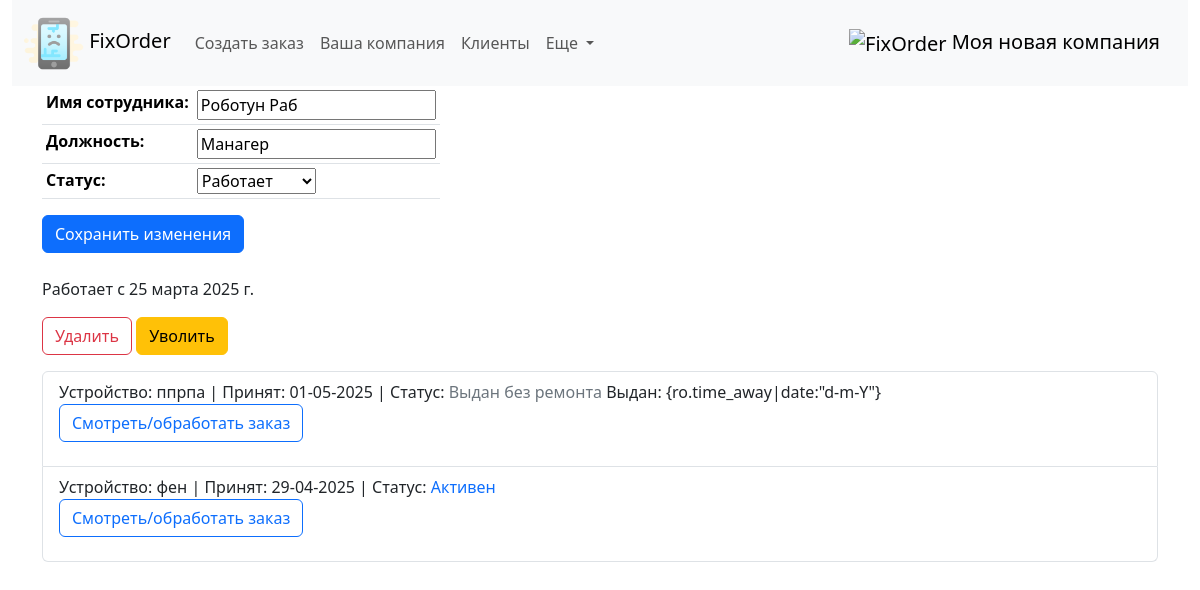
Page /editemployee/2/ on the earlier database version.
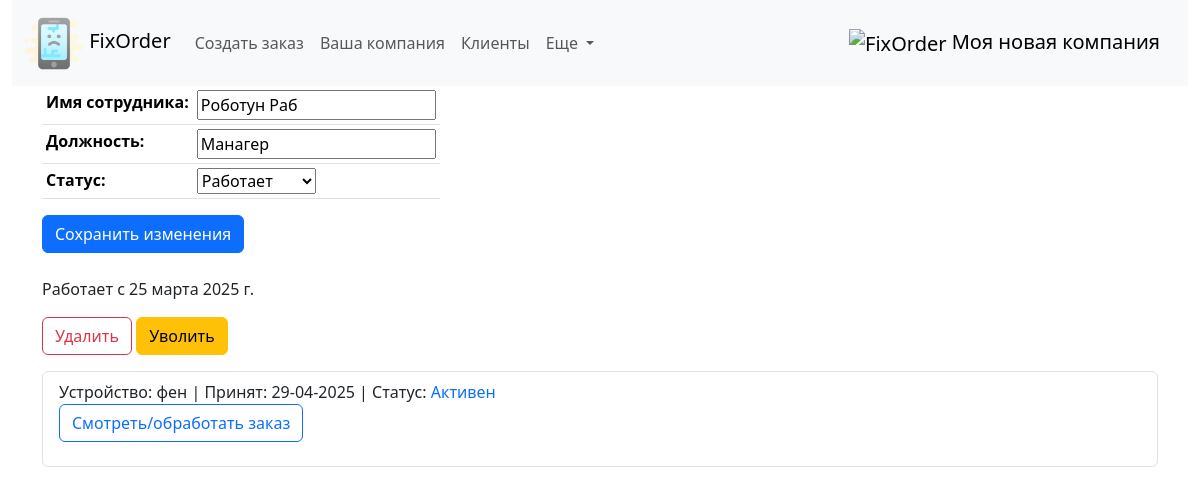
Same page on the later database version.
### fixorder/models.py (models this page shows, shortened)
class Order(models.Model):
    order_client = models.ForeignKey(Client, related_name='client', null=True, on_delete=models.SET_NULL, verbose_name='Клиент')
    executor = models.ForeignKey(Employee, blank=True, null=True, related_name='executor', on_delete=models.SET_NULL, verbose_name='Исполнитель')
    time_create = models.DateTimeField(auto_now_add=True, verbose_name='Дата прихода')
    time_update = models.DateTimeField(auto_now=True, verbose_name='Дата изменения')
    time_demand = models.DateField(blank=True, null=True, verbose_name='Срок ремонта')
    time_away = models.DateTimeField(null=True, blank=True, verbose_name='Дата выдачи')
    device = models.CharField(max_length=255, verbose_name='Устройство')
    defect = models.TextField(max_length=400, verbose_name='Неисправность')
    device_password = models.CharField(max_length=50, blank=True, null=True, verbose_name='Пароль')
    device_exterior = models.TextField(max_length=400, blank=True, null=True, verbose_name='Внешний вид')
    initial_price = models.CharField(max_length=10, blank=True, null=True, verbose_name='Ориентировочная стоимость')
    prepaid = models.FloatField(max_length=10, blank=True, null=True, verbose_name='Предоплата')
    notes = models.TextField(max_length=500, blank=True, null=True, verbose_name='Заметки')
    total_price = models.DecimalField(max_digits=10, decimal_places=2, blank=True, default=0, verbose_name='Итоговая стоимость')
    status = models.ForeignKey(OrderStatus, on_delete=models.DO_NOTHING, default=4, related_name='related_order', verbose_name='Статус ремонта')
    conclusion = models.TextField(max_length=500, blank=True, null=True, verbose_name='Заключение мастера')
    remain_to_pay = models.DecimalField(max_digits=10, decimal_places=2, null=True, blank=True, default=0, verbose_name='Осталось оплатить')
    class Meta:
        verbose_name = "Заказы"
        verbose_name_plural = "Заказы"
        ordering = ["-time_create"]
        indexes = [models.Index(fields=["-time_create"]), models.Index(fields=["status"])]
    def get_absolute_url(self):
        return reverse('order', kwargs={'pk': self.pk})

class OrderStatus(models.Model):
    status = models.CharField(max_length=100, unique=True, db_index=True, verbose_name='Статус заказа')
    def __str__(self):
        return self.status

### fixorder/views.py (the view, shortened to what this page needs)
# urls.py: path('editemployee/<int:pk>/', views.EditEmployee.as_view(), name='editemployee'),
class EditEmployee(UpdateView):
    model = Employee
    pk_url_kwarg = 'pk'
    fields = ['name', 'position', 'status']  # Добавляем поле "status"
    template_name = 'fixorder/editemployee.html'
    success_url = reverse_lazy('employees')
    extra_context = {'title': 'Работник', 'header': 'Просмотреть/редактировать работника'}
    def get_context_data(self, **kwargs):
        context = super().get_context_data(**kwargs)
        obj = self.get_object()
        context['status'] = dict(self.model.STATUS_CHOICES).get(obj.status)
        context['time_hire'] = obj.time_hire
        context['time_fire'] = obj.time_fire
        context['related_orders'] = Order.objects.filter(executor=self.object)
        return context

### fixorder/templatetags/fixorder_tags.py (called while the page is built)
@register.simple_tag
def logo_url():
    return static('img/logo.png')

@register.simple_tag
def get_company_name():
    return Company.objects.get(pk=1).brand_name

### fixorder/templates/fixorder/editemployee.html (shortened to what this page needs)
{% extends 'fixorder/base.html' %}
{% load static %}
{% block content %}
<form action="" method="post" enctype="multipart/form-data">
    <table class="table table-hover table-sm w-auto">
       {{ form.as_table }}
   </table>
    <button type="submit" class="btn btn-primary">Сохранить изменения</button>
</form>
<br>
{% if status == "Работает" %}
    <p>Работает с {{ time_hire }}</p>
{% elif status == "Не работает" %}
    <p class="text-danger"> Не работает с {{ time_fire }}.</p>
{% elif status == "Отсутствует" %}
    <p class="text-warning">Сейчас отсутствует</p>
{% else %}
    <p>Статус неизвестен.</p>
{% endif %}
           <p>
                <a href="{% url 'deleteemployee'  pk=form.instance.pk  %}" class="btn btn-outline-danger">Удалить</a>
                <a href="{% url 'fireemployee'  pk=form.instance.pk  %}" class="btn btn-warning">Уволить</a>
</p>
<ul class="list-group">
       {% for ro in related_orders %}
         <li class="list-group-item">
             Устройство: {{ro.device}} | Принят: {{ro.time_create|date:"d-m-Y"}} | Статус: {% if ro.status.status == "Активен" %}<span class="text-primary"> {{ro.status}}</span>
         {% elif ro.status.status == "Готов" %}<span class="text-success"> {{ro.status}}</span>
        {% elif ro.status.status == "Выдан без ремонта" %}<span class="text-secondary"> {{ro.status}}</span>
        {% elif ro.status.status == "Выдан" %}<span class="text-secondary"> {{ro.status}}</span> {% endif %}
         {% if ro.time_away %} Выдан: {ro.time_away|date:"d-m-Y"} {% endif %}<p>
             <a href="{{ ro.get_absolute_url }}" class="btn btn-outline-primary">Смотреть/обработать заказ</a>
            {% endfor %}
             </ul>
    </div></li>
{% endblock %}

Differences in the rows shown:
removed Order: device "ппрпа", time_create "01-05-2025", status "Выдан без ремонта", shows "Выдан: {ro.time_away|date:\"d-m-Y\"}"
